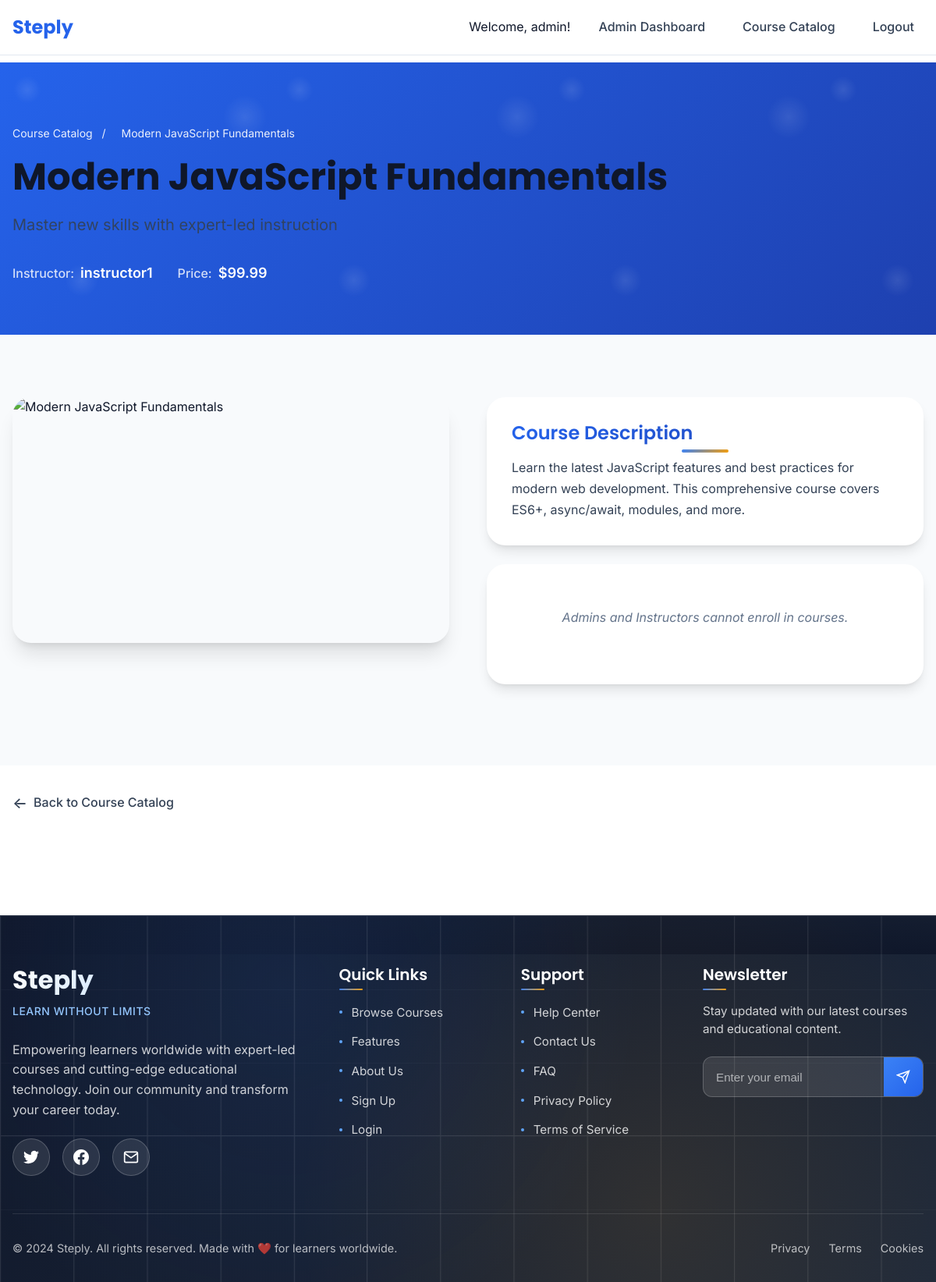
The page /public/view_course_details.php?id=1 (signed in) on the database its author committed.
### tables this page shows
CREATE TABLE IF NOT EXISTS courses (
    course_id INT AUTO_INCREMENT PRIMARY KEY,
    title VARCHAR(200) NOT NULL,
    description TEXT,
    price DECIMAL(10,2) NOT NULL DEFAULT 0.00,
    image_path VARCHAR(255),
    instructor_id INT,
    category_id INT DEFAULT NULL,
    created_at TIMESTAMP DEFAULT CURRENT_TIMESTAMP,
    updated_at TIMESTAMP DEFAULT CURRENT_TIMESTAMP ON UPDATE CURRENT_TIMESTAMP,
    FOREIGN KEY (instructor_id) REFERENCES users(user_id) ON DELETE SET NULL,
    FOREIGN KEY (category_id) REFERENCES categories(category_id) ON DELETE SET NULL
);

CREATE TABLE IF NOT EXISTS users (
    user_id INT AUTO_INCREMENT PRIMARY KEY,
    username VARCHAR(50) NOT NULL UNIQUE,
    email VARCHAR(100) NOT NULL UNIQUE,
    password_hash VARCHAR(255) NOT NULL,
    role ENUM('admin', 'instructor', 'student') DEFAULT 'student',
    created_at TIMESTAMP DEFAULT CURRENT_TIMESTAMP,
    updated_at TIMESTAMP DEFAULT CURRENT_TIMESTAMP ON UPDATE CURRENT_TIMESTAMP
);

### src/Auth/Auth.php (called while the page is built, shortened)
<?php
class Auth {
    private $user_id;
    private $role;
    public function isLoggedIn() {
        return isset($this->user_id);
    }
    public function getRole() {
        return $this->role;
    }
    private function checkLogin() {
        if (isset($_SESSION["user_id"])) {
            $this->user_id = $_SESSION["user_id"];
            $this->role = $_SESSION["role"];
            return true;
        } else {
            return false;
        }
    }
}
?>

### public/view_course_details.php (the view, shortened to what this page needs)
<?php
require_once __DIR__ . '/../config/db.php';
require_once __DIR__ . '/../src/Auth/Auth.php';
$auth = new Auth($conn);
$course_id = isset($_GET['id']) ? (int)$_GET['id'] : 0;
try {
    $stmt = $conn->prepare("SELECT c.course_id, c.title, c.description, c.price, c.image_path, u.username AS instructor_name
                           FROM courses c
                           LEFT JOIN users u ON c.instructor_id = u.user_id
                           WHERE c.course_id = :course_id");
    $stmt->bindParam(':course_id', $course_id, PDO::PARAM_INT);
    $stmt->execute();
    $course = $stmt->fetch(PDO::FETCH_ASSOC);
    $isEnrolled = false;
} catch (PDOException $e) {
    error_log("Error fetching course details or enrollment status: " . $e->getMessage());
    $_SESSION['message'] = "Could not load course details due to a database error.";
    $_SESSION['error'] = true;
    header("Location: index.php");
    exit;
}
include __DIR__ . '/../templates/partials/header.php';
?>
<section class="course-hero">
    <div class="container">
        <div class="course-hero-content">
            <div class="course-hero-text">
                <div class="course-breadcrumb">
                    <a href="/cms/public/index.php">Course Catalog</a>
                    <span>/</span>
                    <span><?php echo htmlspecialchars($course['title']); ?></span>
                </div>
                <h1 class="course-hero-title"><?php echo htmlspecialchars($course['title']); ?></h1>
                <p class="course-hero-subtitle">Master new skills with expert-led instruction</p>
                <div class="course-meta">
                    <div class="course-instructor">
                        <span class="meta-label">Instructor:</span>
                        <span class="meta-value"><?php echo htmlspecialchars($course['instructor_name'] ?? 'N/A'); ?></span>
                    </div>
                    <div class="course-price">
                        <span class="price-label">Price:</span>
                        <span class="price-value">$<?php echo number_format($course['price'], 2); ?></span>
                    </div>
                </div>
            </div>
        </div>
    </div>
</section>
<section class="course-details">
    <div class="container">
        <div class="course-details-grid">
            <div class="course-image-section">
                <div class="course-image-container">
                    <?php
                    $image_url = 'https://archive.org/download/placeholder-image//placeholder-image.jpg';
                    ?>
                    <img src="<?php echo htmlspecialchars($image_url); ?>" alt="<?php echo htmlspecialchars($course['title']); ?>" class="course-image">
                </div>
            </div>
            <div class="course-content-section">
                <div class="course-description-card">
                    <h2 class="section-title">Course Description</h2>
                    <div class="course-description">
                        <?php echo nl2br(htmlspecialchars($course['description'])); ?>
                    </div>
                </div>
                <div class="course-enrollment-card">
                    <?php if ($isLoggedIn && $userRole === 'student'): ?>
                        <?php if ($isEnrolled): ?>
                            <div class="enrollment-status enrolled">
                                <div class="status-icon">✓</div>
                                <div class="status-text">
                                    <h3>You're Enrolled!</h3>
                                    <p>You have access to this course content</p>
                                </div>
                            </div>
                            <a href="/cms/student/view_course.php?id=<?php echo $course_id; ?>" class="btn btn-success btn-large ripple-effect">
                                <span>Access Course Content</span>
                                <div class="ripple"></div>
                            </a>
                        <?php else: ?>
                            <div class="enrollment-pricing">
                                <div class="price-display">
                                    <span class="currency">$</span>
                                    <span class="amount"><?php echo number_format($course['price'], 2); ?></span>
                                </div>
                                <p class="price-description">One-time payment for lifetime access</p>
                            </div>
                            <form method="POST" action="view_course_details.php?id=<?php echo $course_id; ?>" class="enrollment-form">
                                <button type="submit" name="enroll" class="btn btn-primary btn-large ripple-effect">
                                    <span>Enroll Now</span>
                                    <div class="ripple"></div>
                                </button>
                            </form>
                        <?php endif; ?>
                    <?php else:  ?>
                        <div class="enrollment-info">
                            <p class="info-text">Admins and Instructors cannot enroll in courses.</p>
                        </div>
                    <?php endif; ?>
                </div>
            </div>
        </div>
    </div>
</section>
<section class="course-navigation">
    <div class="container">
        <a href="/cms/public/index.php" class="back-link">
            <span class="back-icon">←</span>
            <span>Back to Course Catalog</span>
        </a>
    </div>
</section>
<?php
include __DIR__ . '/../templates/partials/footer.php';
?>

### public/css/modern-style.css (style rules this page uses)
:root { --primary-50: #eff6ff; --primary-100: #dbeafe; --primary-200: #bfdbfe; --primary-300: #93c5fd; --primary-400: #60a5fa; --primary-500: #3b82f6; --primary-600: #2563eb; --primary-700: #1d4ed8; --primary-800: #1e40af; --primary-900: #1e3a8a; --secondary-50: #f8fafc; --secondary-100: #f1f5f9; --secondary-200: #e2e8f0; --secondary-300: #cbd5e1; --secondary-400: #94a3b8; --secondary-500: #64748b; --secondary-600: #475569; --secondary-700: #334155; --secondary-800: #1e293b; --secondary-900: #0f172a; --accent-500: #f59e0b; --accent-600: #d97706; --success-500: #10b981; --success-600: #059669; --danger-500: #ef4444; --danger-600: #dc2626; --warning-500: #f59e0b; --warning-600: #d97706; --font-sans: 'Inter', -apple-system, BlinkMacSystemFont, 'Segoe UI', Roboto, sans-serif; --font-display: 'Poppins', var(--font-sans); --font-mono: 'Fira Code', 'SF Mono', Monaco, 'Cascadia Code', monospace; --space-1: 0.25rem; --space-2: 0.5rem; --space-3: 0.75rem; --space-4: 1rem; --space-5: 1.25rem; --space-6: 1.5rem; --space-8: 2rem; --space-10: 2.5rem; --space-12: 3rem; --space-16: 4rem; --space-20: 5rem; --space-24: 6rem; --radius-sm: 0.125rem; --radius: 0.375rem; --radius-md: 0.5rem; --radius-lg: 0.75rem; --radius-xl: 1rem; --radius-2xl: 1.5rem; --radius-full: 9999px; --shadow-sm: 0 1px 2px 0 rgb(0 0 0 / 0.05); --shadow: 0 1px 3px 0 rgb(0 0 0 / 0.1), 0 1px 2px -1px rgb(0 0 0 / 0.1); --shadow-md: 0 4px 6px -1px rgb(0 0 0 / 0.1), 0 2px 4px -2px rgb(0 0 0 / 0.1); --shadow-lg: 0 10px 15px -3px rgb(0 0 0 / 0.1), 0 4px 6px -4px rgb(0 0 0 / 0.1); --shadow-xl: 0 20px 25px -5px rgb(0 0 0 / 0.1), 0 8px 10px -6px rgb(0 0 0 / 0.1); --shadow-2xl: 0 25px 50px -12px rgb(0 0 0 / 0.25); --transition-fast: 150ms cubic-bezier(0.4, 0, 0.2, 1); --transition-normal: 300ms cubic-bezier(0.4, 0, 0.2, 1); --transition-slow: 500ms cubic-bezier(0.4, 0, 0.2, 1); --z-dropdown: 1000; --z-sticky: 1020; --z-fixed: 1030; --z-modal: 1040; --z-popover: 1050; --z-tooltip: 1060; }
:root { --bg-primary: #ffffff; --bg-secondary: var(--secondary-50); --bg-tertiary: var(--secondary-100); --text-primary: var(--secondary-900); --text-secondary: var(--secondary-700); --text-tertiary: var(--secondary-500); --border-color: var(--secondary-200); }
*, *::before, *::after { box-sizing: border-box; margin: 0; padding: 0; }
html { scroll-behavior: smooth; font-size: 16px; }
body { font-family: var(--font-sans); font-size: 1rem; line-height: 1.6; color: var(--text-primary); background-color: var(--bg-primary); -webkit-font-smoothing: antialiased; -moz-osx-font-smoothing: grayscale; overflow-x: hidden; }
h1, h2, h3, h4, h5, h6 { font-family: var(--font-display); font-weight: 600; line-height: 1.2; color: var(--text-primary); margin-bottom: var(--space-4); }
h1 { font-size: 3rem; font-weight: 700; }
h2 { font-size: 2.25rem; }
p { margin-bottom: var(--space-4); color: var(--text-secondary); }
a { color: var(--primary-600); text-decoration: none; transition: color var(--transition-fast); }
.container { width: 100%; max-width: 1200px; margin: 0 auto; padding: 0 var(--space-4); }
.section-title { font-size: clamp(2rem, 4vw, 3rem); font-weight: 700; background: linear-gradient(135deg, var(--primary-600), var(--primary-800)); -webkit-background-clip: text; -webkit-text-fill-color: transparent; background-clip: text; margin-bottom: var(--space-4); position: relative; }
.section-title::after { content: ''; position: absolute; bottom: -10px; left: 50%; transform: translateX(-50%); width: 60px; height: 4px; background: linear-gradient(135deg, var(--primary-500), var(--accent-500)); border-radius: 2px; }

### templates/partials/header.php (style rules this page uses)
.page-wrapper { min-height: 100vh; display: flex; flex-direction: column; }
.course-hero { background: linear-gradient(135deg, var(--primary-600) 0%, var(--primary-800) 100%); color: white; padding: var(--space-20) 0; position: relative; overflow: hidden; }
.course-hero::before { content: ''; position: absolute; top: 0; left: 0; right: 0; bottom: 0; animation: float 30s ease-in-out infinite; }
.course-image-container { position: relative; overflow: hidden; border-radius: var(--radius-2xl); box-shadow: var(--shadow-xl); }
.course-image-container img { transition: transform var(--transition-slow); }

### rows shown on the page
courses: title "Modern JavaScript Fundamentals", instructor.username "instructor1", price "99.99", description "Learn the latest JavaScript features and best practices for modern web development. This comprehensive course covers ES6+, async/await, modules, and more."

### other values the page prints
$site_name "Steply"
$username "admin"
